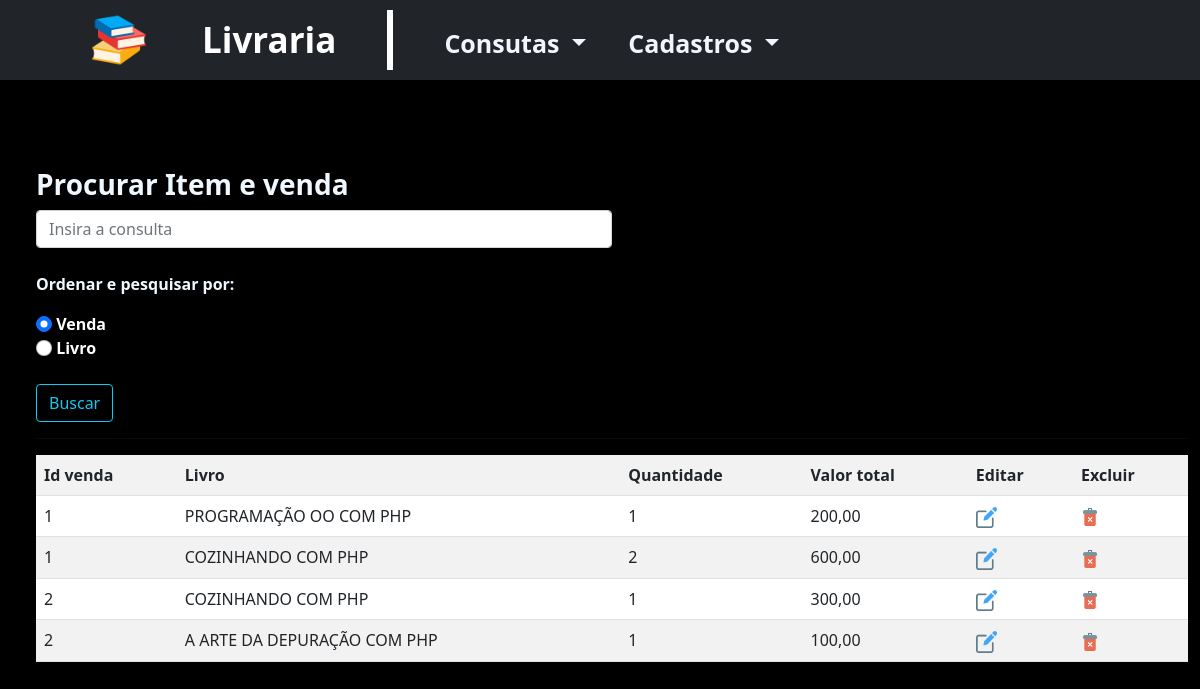
Screenshot of /indexItem_venda.php with the database file from the repository.
### tables this page shows
CREATE TABLE Item_venda (
iv_v_idVenda INT NOT NULL,
iv_l_idLivro INT NOT NULL,
iv_quantidade INT,
iv_valor_total_item DECIMAL(16,2),
PRIMARY KEY (iv_v_idVenda, iv_l_idLivro),
FOREIGN KEY (iv_v_idVenda) REFERENCES Venda (v_idVenda),
FOREIGN KEY (iv_l_idLivro) REFERENCES Livro (l_idLivro));

CREATE TABLE Venda (
v_idVenda INT PRIMARY KEY NOT NULL AUTO_INCREMENT,
v_valor_total_venda DECIMAL(16,2),
v_desconto DECIMAL(16,2),
v_c_idCliente INT NOT NULL,
iv_data_venda VARCHAR(45),
FOREIGN KEY (v_c_idCliente) REFERENCES Cliente (c_idCliente));

CREATE TABLE Livro (
l_idLivro INT PRIMARY KEY NOT NULL AUTO_INCREMENT,
l_titulo VARCHAR(250),
l_ano_publicacao INT,
l_isdn VARCHAR(45),
l_preco DECIMAL(16,2));

### indexItem_venda.php (the view, shortened to what this page needs)
<!DOCTYPE html>
<?php
    $procurar = isset($_POST["procurar"]) ? $_POST["procurar"] : "";
    $busca = isset($_POST['busca']) ? $_POST['busca'] : 1;
?>
<html lang="pt-br">
<head>
    <link rel="stylesheet" href="css/estilos.css">
    <link href="https://cdn.jsdelivr.net/npm/bootstrap@5.1.3/dist/css/bootstrap.min.css" rel="stylesheet">
</head>
<body class="bg-black">
    <?php
        require_once "index.php";
    ?>
    <div class="margin-top">
        <div class="container-fluid">
            <form method="post">
                <div class="form-group col-6">
                    <h3 style="font-weight: bold">Procurar Item e venda</h3>
                        <input type="text" name="procurar" class="form-control" size="50"
                        placeholder="Insira a consulta" value="<?php echo $procurar;?>">
                    <br>
                    <div class="text-white">
                    <p>Ordenar e pesquisar por:</p>
                        <input type="radio" name="busca" value="1" class="form-check-input" <?php if ($busca == "1") echo "checked" ?>> <b>Venda</b><br>
                        <input type="radio" name="busca" value="2" class="form-check-input" <?php if ($busca == "2") echo "checked" ?>> <b>Livro</b><br>
                    <br>
                    </div>
                        <button type="submit" name="acao" id="acao" class="btn btn-outline-info">Buscar</button>
                </div>
                <hr>
            </form>
            <table class="table table-striped" style="background-color: #FFF;">
            <tr><td><b>Id venda</b></td>
                <td><b>Livro</b></td>
                <td><b>Quantidade</b></td>
                <td><b>Valor total</b></td>
                <td><b>Editar</b></td>
                <td><b>Excluir</b></td>
            </tr>
        <?php
            $pdo = Conexao::getInstance();
            if($busca == 1){
                $consulta = $pdo->query("SELECT * FROM Venda, Livro, Item_venda
                                        WHERE v_idVenda LIKE '$procurar%'
                                        AND iv_v_idVenda = v_idVenda
                                        AND iv_l_idLivro = l_idLivro
                                        ORDER BY v_idVenda");}
            while ($linha = $consulta->fetch(PDO::FETCH_ASSOC)) {
        ?>
        <tr><td><?php echo $linha['v_idVenda'];?></td>
            <td><?php echo $linha['l_titulo'];?></td>
            <td><?php echo $linha['iv_quantidade'];?></td>
            <td><?php echo number_format ($linha['iv_valor_total_item'], 2, ',', '.');?></td>
            <td><a href='cadItem_venda.php?acao=editar&iv_v_idVenda=<?php echo $linha['iv_v_idVenda'];?>&iv_l_idLivro=<?php echo $linha['iv_l_idLivro'];?>'> <img src="img/edit.png" style="width: 1.8vw;"></a></td>
            <td><?php echo " <a href=javascript:excluir('acaoItem_venda.php?acao=excluir&iv_v_idVenda={$linha['iv_v_idVenda']}&iv_l_idLivro={$linha['iv_l_idLivro']}')>";?><img src="img/delete.png" style="width: 1.5vw;"></a></td>
        </tr>
        <?php } ?>
            </table>
        </div>
    </div>
</body>
</html>

### index.php (shortened to what this page needs)
<nav class="navbar navbar-expand-lg navbar-dark bg-dark">
  <div class="container-fluid">
  <a class="navbar-brand"><img src="img/pilha-de-livros.png" style="width: 4.5vw; margin-left: 80px;"></a>
          <a class="navbar-brand" style="margin-left: 40px; font-size: 35px"><b>Livraria</b></a>
          <div class = "vertical"></div>
    <div class="collapse navbar-collapse" id="navbarSupportedContent">
        <li  style="margin-left: 35px;" class="nav-item dropdown">
          <a style="color: #F4F4FF; font-size: 25px; margin-top: -17px !important;" class="nav-link dropdown-toggle" href="index.php" id="navbarDropdown" role="button" data-bs-toggle="dropdown" aria-expanded="false">
            <b>Consutas</b>
          </a>
        </li>
          <li style="margin-left: 10px;" class="nav-item dropdown">
          <a style="color: #F4F4FF; font-size: 25px; margin-top: -17px !important;" class="nav-link dropdown-toggle" href="#" id="navbarDropdown" role="button" data-bs-toggle="dropdown" aria-expanded="false">
            <b>Cadastros</b>
          </a>
        </li>
    </div>
  </div>
</nav>
<link href="https://cdn.jsdelivr.net/npm/bootstrap@5.1.3/dist/css/bootstrap.min.css" rel="stylesheet">

### css/estilos.css (style rules this page uses)
h3 { color: aliceblue; }
.margin-top { margin-top: 11vh; padding-left: 3vh; }
p { color: aliceblue; font-weight: bold; }
.vertical { border-left: 6px solid rgb(255, 255, 255); height: 60px; margin-left: 35px; left: 50%; }

### rows the page displays
item_venda: iv_v_idVenda.v_idVenda "1", iv_l_idLivro.l_titulo "PROGRAMAÇÃO OO COM PHP", iv_quantidade "1", iv_valor_total_item "200,00"
item_venda: iv_v_idVenda.v_idVenda "1", iv_l_idLivro.l_titulo "COZINHANDO COM PHP", iv_quantidade "2", iv_valor_total_item "600,00"
item_venda: iv_v_idVenda.v_idVenda "2", iv_l_idLivro.l_titulo "COZINHANDO COM PHP", iv_quantidade "1", iv_valor_total_item "300,00"
item_venda: iv_v_idVenda.v_idVenda "2", iv_l_idLivro.l_titulo "A ARTE DA DEPURAÇÃO COM PHP", iv_quantidade "1", iv_valor_total_item "100,00"
